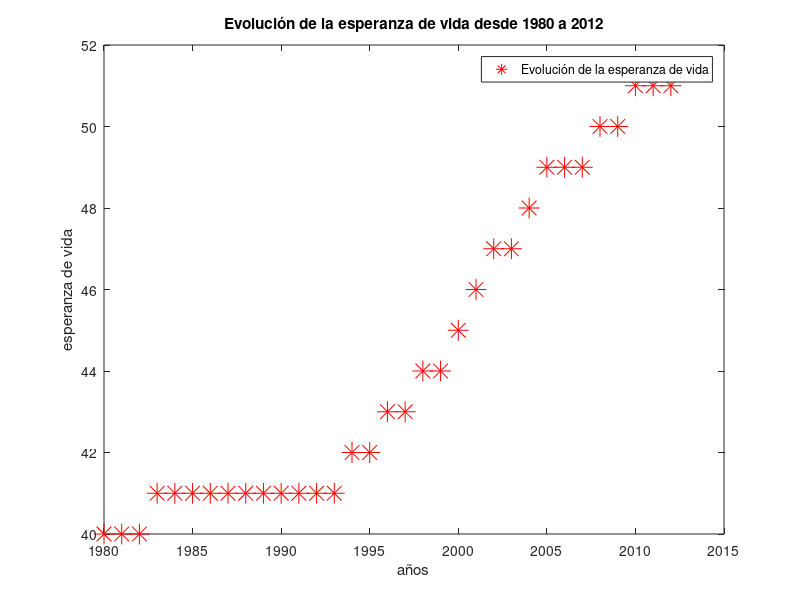
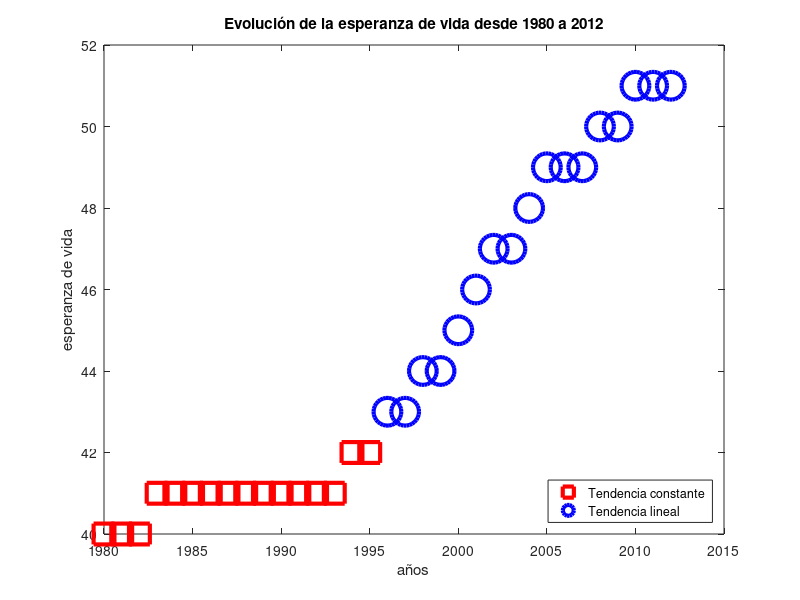
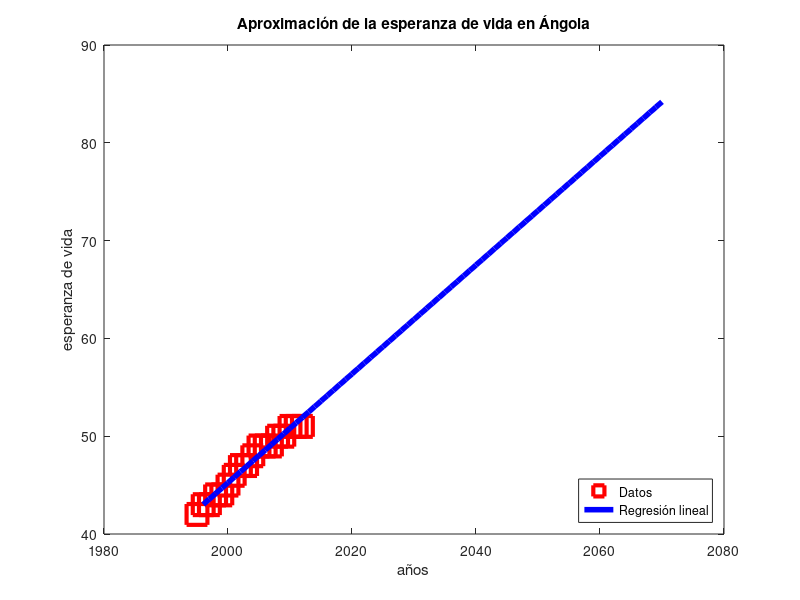

The MATLAB source for these figures, in order:
%%%%%%%%%%%%%%%%%%%%%%%%%%%%%%%%%%%%%%%%%%%%%%%%%%%%%%%%%%%%%%%%%%%%
%%%%%%%%%%%%%%%%%%%%%%%%%%%%%%%%%%%%%%%%%%%%%%%%%%%%%%%%%%%%%%%%%%%%
%%   Este programa es un script que con los datos del Banco
%%   Mundial de Datos sobre la esperanza de vida de Angola 
%%   desde 1980 a 2012 para hacer una prevision a futuro de la
%%   esperanza de vida usando regresion mediante ecuaciones normales
%%%%%%%%%%%%%%%%%%%%%%%%%%%%%%%%%%%%%%%%%%%%%%%%%%%%%%%%%%%%%%%%%%%%
%%%%%%%%%%%%%%%%%%%%%%%%%%%%%%%%%%%%%%%%%%%%%%%%%%%%%%%%%%%%%%%%%%%%

% Limpiamos la pantalla de salida

clc;

% Hemos creado un archivo csv con los datos mencionados. Lo leemos y
% lo traemos al espacio de trabajo.

datos=csvread("Hopelife.csv");

% La primera fila lleva el nombre de las variables y el comando csvread 
% lo ha leido como 0's. Los quitamos. Recordad que la primera columna es
% el año y la segunda la esperanza de vida de ese año.

datos=datos(2:end,:);


 % Vamos a visualizar los datos dados y sacar algunas conclusiones.
figure
plot(datos(:,1),datos(:,2),'*r','markersize',15)
title('Evolución de la esperanza de vida desde 1980 a 2012')
xlabel('años')
ylabel('esperanza de vida')
legend("Evolución de la esperanza de vida")
print('DatosPuros','-depsc')
disp('Pulse pause para continuar')
pause

% Marcamos los dos clusters o las dos tendencias de los datos

figure
plot(datos(1:16,1),datos(1:16,2),'sr','linewidth',3,'markersize',15)
hold on
plot(datos(17:end,1),datos(17:end,2),'ob','linewidth',3,'markersize',20)
title('Evolución de la esperanza de vida desde 1980 a 2012')
xlabel('años')
ylabel('esperanza de vida')
legend("Tendencia constante","Tendencia lineal","location","southeast")
print('DatosTendencia','-depsc')
disp('Pulse pause para continuar')
pause

% Calculamos la correlación entre las dos variables

x=datos(17:end,1);
y=datos(17:end,2);
disp('El coeficiente de correlación')
corr(x,y)
disp('Pulse pause para continuar')
pause


% De este modo tiene sentido buscar una función lineal para aproximar 
% Los parámetros los calculamos mediante ecuaciones normales ya que no
% se trata de muestras grandes.

X = [ones(length(x), 1) x];
disp('Los valores del modelo')
theta = (pinv(X'*X))*X'*y
disp('Pulse pause para continuar')
pause

% Marcamos los dos clasters o las dos tendencias de los datos

figure
plot(datos(16:end,1),datos(16:end,2),'sr','linewidth',3,'markersize',15)
hold on
xx=1996:2070;
yy=theta(1)+theta(2)*xx;
plot(xx,yy,'-b','linewidth',4)
title('Aproximación de la esperanza de vida en Ángola')
xlabel('años')
ylabel('esperanza de vida')
legend("Datos","Regresión lineal","location","southeast")
print('DatosPredicion','-depsc')
